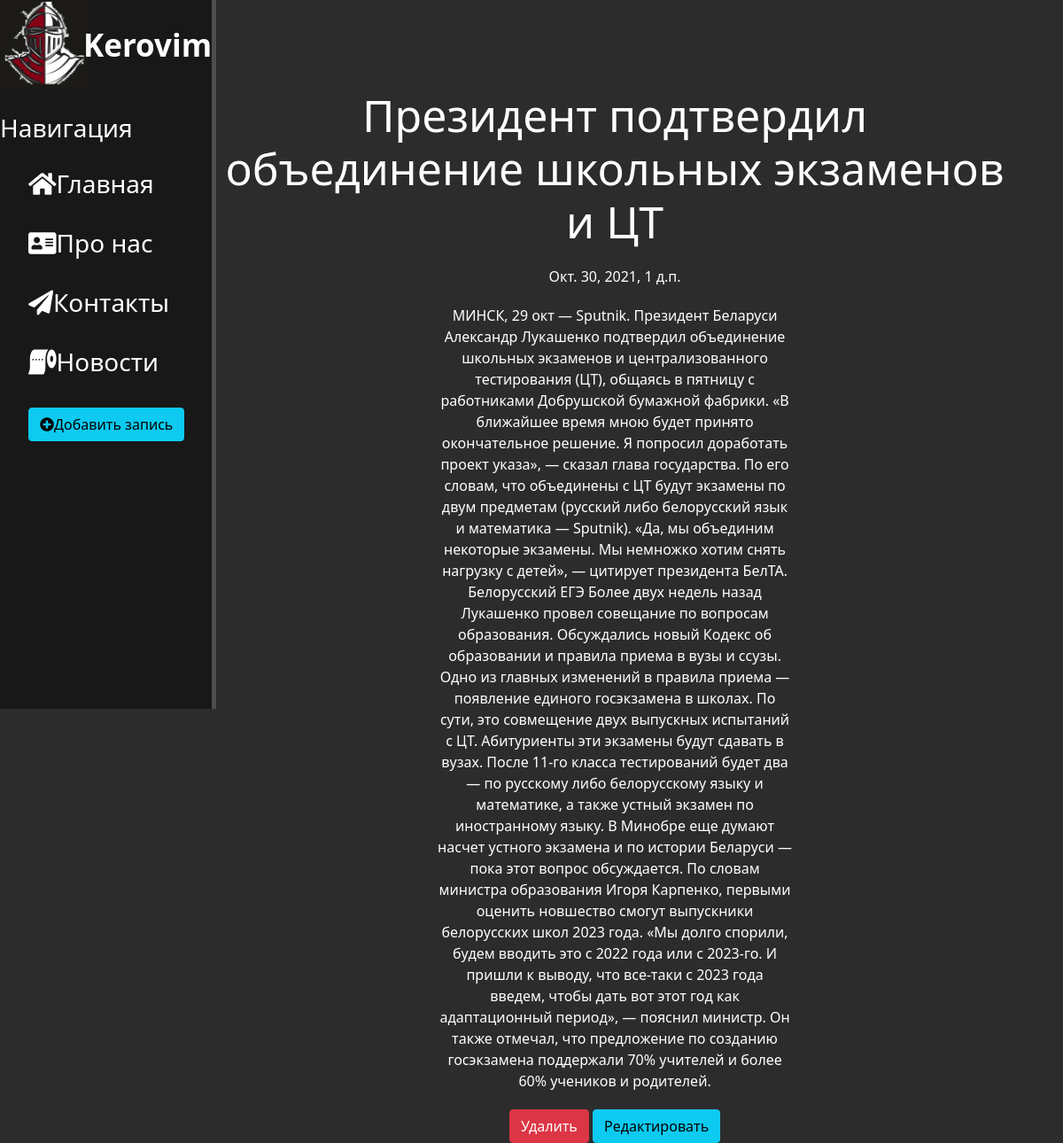
/news/5, run on the app's committed database.
### news/models.py (models this page shows, shortened)
class Articles(models.Model):
    title = models.CharField('Название', max_length=80)
    anons = models.CharField('Анонс', max_length=250)
    content = models.TextField('Статья')
    date = models.DateTimeField('Дата публикации')
    class Meta:
        verbose_name = 'Новость'
        verbose_name_plural = 'Новости'

### news/views.py (the view)
# urls.py: path('<int:pk>', views.NewsDetailView.as_view(), name= 'news-detail'),
class NewsDetailView(DetailView):
    model = Articles
    template_name = 'news/details_view.html'
    context_object_name = 'article'

### news/templates/news/details_view.html (shortened to what this page needs)
{% extends 'mainapp/layout.html' %}
{% block content%}
    <div class="features">
        <h1>{{ article.title }}</h1>
        <p>{{ article.date }}</p>
        <p>{{ article.content}}</p>
        <a href="{% url 'news-delete' article.id %}"class="btn btn-danger">Удалить</a>
        <a href="{% url 'news-update' article.id %}"class="btn btn-info">Редактировать</a>
    </div>
{% endblock%}

### mainapp/static/mainapp/css/mainapp.css (style rules this page uses)
body { background: #2c2c2c; }
main .features { float:left; color: #fff; margin-top: 100px; text-align: center; width: 75%; }
main .features h1 { font-size: 50px; }
main .features p { max-width: 400px; margin: 20px auto }

### data on the page
Articles: title "Президент подтвердил объединение школьных экзаменов и ЦТ", date "Окт. 30, 2021, 1 д.п.", content "МИНСК, 29 окт — Sputnik. Президент Беларуси Александр Лукашенко подтвердил объединение школьных экзаменов и централизованного тестирования (ЦТ), общаясь в пятницу с работниками Добрушской бумажной фабрики. «В ближайшее время мною будет принято окончательное решение. Я попросил доработать проект указа», — сказал глава государства. По его словам, что объединены с ЦТ будут экзамены по двум предметам (русский либо белорусский язык и математика — Sputnik). «Да, мы объединим некоторые экзамены. Мы немножко хотим снять нагрузку с детей», — цитирует президента БелТА. Белорусский ЕГЭ Более двух недель назад Лукашенко провел совещание по вопросам образования. Обсуждались новый Кодекс об образовании и…"
